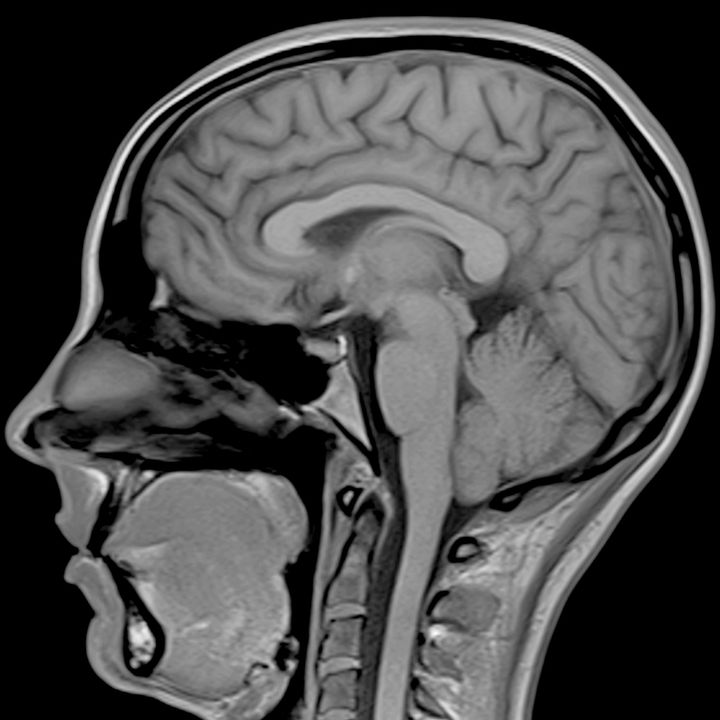
%> input picture mri.jpg, 720 x 720 px
$ octave mart2.m   (GNU Octave 9; MATLAB toolbox functions it lacks are replaced by stand-ins)
%> lines starting %> are read from the running program, lines starting %| are printed output that depends on the picture
obj=imread('mri.jpg')
%> obj is the input picture: size 720x720 uint8; min 0, max 253, mean 74.8
%obj=[1 2;3 4]theta1=0:10:170;
theta2=0:5:175;
theta3=0:2:179;


ctimg=imread('mri.jpg');
ctimg=ctimg(:,:,1);
rad = radon(ctimg,theta2);
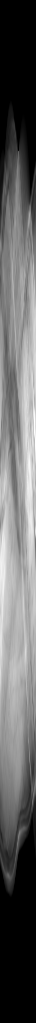
%> rad: size 1023x36 double; min 0, max 96881.9, mean 37915; drawn with min black and max white

[R2,xp]=radon(ctimg,theta2);
%> xp = 1023 values from -511 to 511
[R3,xp]=radon(ctimg,theta3);
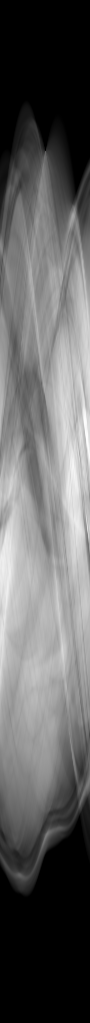
%> R3: size 1023x90 double; min 0, max 97850.1, mean 37915; drawn with min black and max white

figure(1)
imagesc(theta3,xp,R3)
colormap(hot)
colorbar
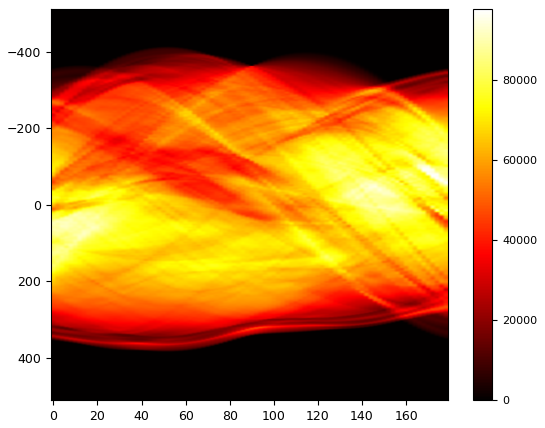
%> figure redrawn from the program's plot data

p=size(obj)
%> p = [720 720]
for i=1:p(1)
    p012(i)=[sum(obj(i,:))];
end
%> after the loop, p012 = 720 values, max 71891 at index 205, min 0 at index 1, mean 53871
for j=1:p(2)
    p034(j)=[sum(obj(:,j))];
end
%> after the loop, p034 = 720 values, max 91048 at index 411, min 14 at index 1, mean 53871

p0=[p012;p034]
%> p0 = 720 columns, first 8: [0 0 0 0 0 0 0 0; 14 30 35 23 242 941 1823 2638]
x=mean(mean(obj))
%> x = 74.82
imshow(p0)
